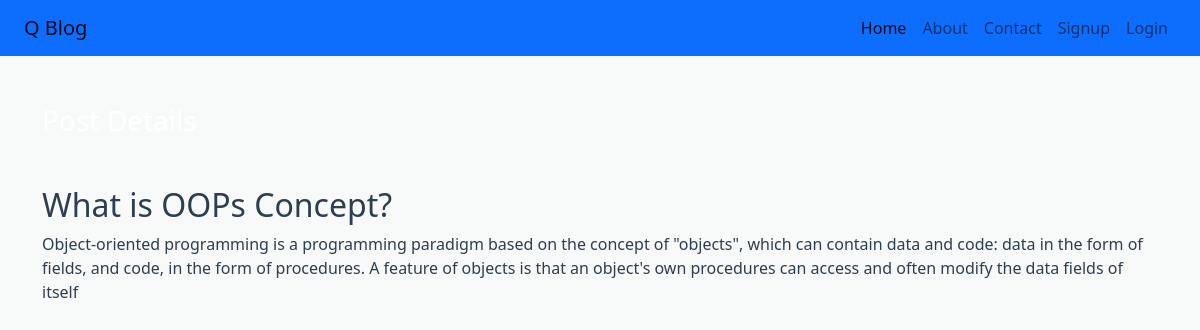
The app's page /postdetails/3/ with its own data.
### miniblog/models.py (models this page shows)
class Post(models.Model):
    title = models.CharField(max_length=150)
    desc = RichTextField(default="")

### miniblog/views.py (the view)
# urls.py: path('postdetails/<int:id>/', views.post_details, name='postdetails'),
def post_details(request, id):
    val = Post.objects.get(pk=id)
    data = {
        'post': val,
    }
    return render(request, 'miniblog/postdetails.html', data)

### miniblog/templates/miniblog/postdetails.html
{% extends 'miniblog/base.html' %}
{% load static %}
{% block content %}
<div class="col-sm-10">
    <h3 class="text-white my-5">Post Details</h3>
</div>
<div class="container">
    <h2>{{post.title}}</h2>
    <p>{{post.desc|safe}}</p>
</div>
{% endblock content %}

### miniblog/static/miniblog/css/style.css (style rules this page uses)
body { background-color: #F8F9F9; color: #2C3E50; }

### records on screen
Post: title "What is OOPs Concept?", desc "Object-oriented programming is a programming paradigm based on the concept of \"objects\", which can contain data and code: data in the form of fields, and code, in the form of procedures. A feature of objects is that an object's own procedures can access and often modify the data fields of itself"
